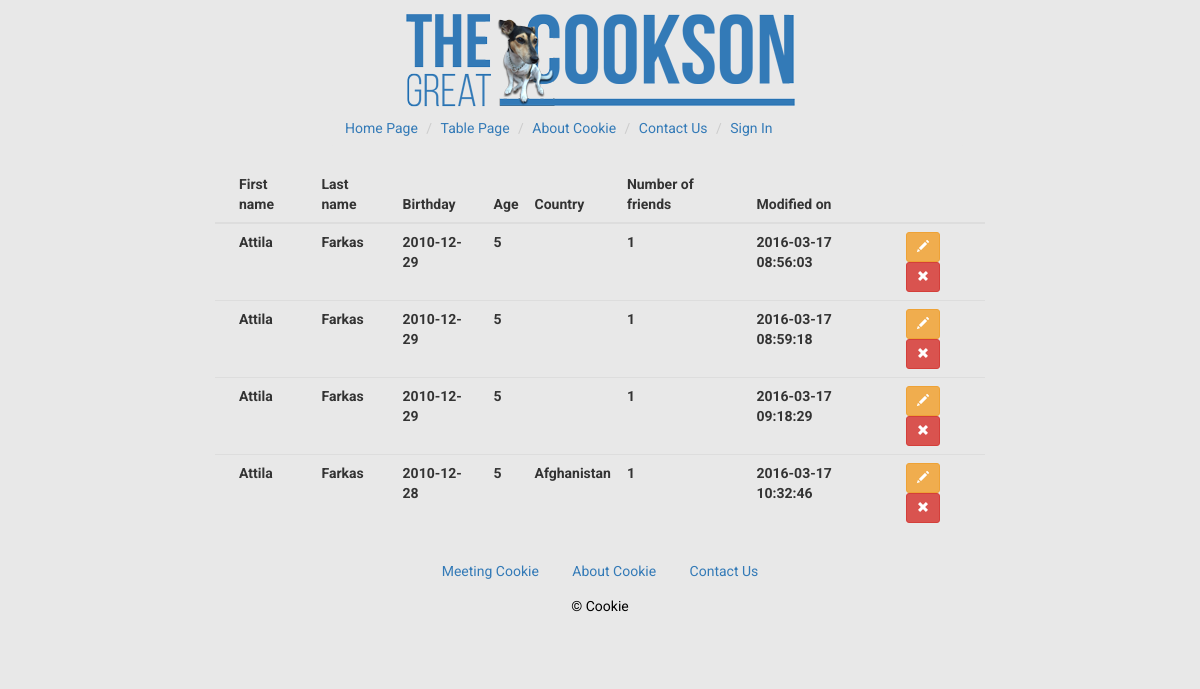
Page /page.php?p=table on the committed database.
### tables this page shows
CREATE TABLE IF NOT EXISTS `form_data` (
  `id` int(2) NOT NULL AUTO_INCREMENT,
  `first_name` varchar(50) NOT NULL,
  `last_name` varchar(50) NOT NULL,
  `birthday` date NOT NULL,
  `age` int(2) NOT NULL,
  `country` varchar(50) NOT NULL,
  `number_of_friends` int(2) NOT NULL,
  `modified_on` timestamp NOT NULL DEFAULT CURRENT_TIMESTAMP ON UPDATE CURRENT_TIMESTAMP,
  PRIMARY KEY (`id`)
);

### classes/post.php (called while the page is built, shortened)
<?php
require_once('database.php');
function get_form_data($rowID = false) {
	global $dbh;
	try {
		if ($rowID) {
			$stmt = $dbh->prepare("SELECT * FROM `form_data` WHERE `id`=" . $rowID);
		} else {
			$stmt = $dbh->prepare("SELECT * FROM `form_data`");
		}
	    $stmt->execute();
		$all_form_data = $stmt->fetchAll(PDO::FETCH_ASSOC);
		return $all_form_data;
	} catch (PDOException $e) {
		$error = $e->getMessage();
		$fp = file_put_contents( 'log/php-database-errors.log', print_r( $error, true ) );
		return false;
	}
}
?>

### page/table.php (the view, shortened to what this page needs)
<?php
require_once('classes/post.php');
$form_data = get_form_data();
?>
<div class="row">
	<div class="col-md-8 col-md-offset-2">
		<form action="" method="post" name="edittable">
			<table class="table table-stripe table-hover" id="edittable">
				<thead>
					<tr>
						<?php foreach ($form_data[0] as $key => $value): ?>
							<th>
								<?php if ($key != 'id') echo ucfirst(str_replace('_', ' ', $key)); ?>
							</th>
						<?php endforeach ?>
						<th></th>
					</tr>
				</thead>
				<tbody class="">
					<?php foreach ($form_data as $rownumber => $rowdata): ?>
						<tr>
							<?php foreach ($rowdata as $key => $value): ?>
								<th><?php if ($key != 'id') echo $value; ?></th>
							<?php endforeach ?>
							<td>
								<a href="page.php?p=edit-table&rowid=<?php echo $rowdata['id']; ?>" data-id="<?php echo $rowdata['id']; ?>" class="btn btn-warning btn-edit btn-sm" id="edit-rowID"><span class="glyphicon glyphicon-pencil" aria-hidden="true"></span></a>
								<a href="#" role="button" data-id="<?php echo $rowdata['id']; ?>" class="btn btn-danger btn-delete btn-sm"><span class="glyphicon glyphicon-remove" aria-hidden="true"></span></a>
							</td>
						</tr>
					<?php endforeach ?>
				</tbody>
			</table>
		</form>
	</div>
</div>

### header.php (shortened to what this page needs)
<!DOCTYPE html>
<html>
	<head>
		<link rel="stylesheet" href="assets/css/style.css" type="text/css" />
		<link rel="stylesheet" href="assets/css/bootstrap.min.css" type="text/css">
		<link rel="stylesheet" href="assets/css/bootstrap-datepicker.min.css" type="text/css">
	</head>
	<header>
		<div class="header-bar">
			<nav class="header-navigation">
				<div class="container" id="header-bar">
					<div class="col-md-12 cookie-logo">
						<a href="page.php?p=form"><img src="assets/img/cookie-logo.png" alt=""></a>
					</div>
					<div class="col-md-7 navigation-links">
						<ol class="breadcrumb">
							<li class=""><a href="page.php?p=form">Home Page</a></li>
							<li><a href="page.php?p=table">Table Page</a></li>
							<li><a href="page.php?p=about">About Cookie</a></li>
							<li><a href="page.php?p=contact">Contact Us</a></li>
							<li><a href="page.php?p=sign-in">Sign In</a></li>
						</ol>
					</div>
				</div>
			</nav>
		</div>
	</header>
	<body>
		<div class="container-fluid">

### page.php (shortened to what this page needs)
<?php
if (isset($_GET['p'])) {
	$page = $_GET['p'];
} else {
	$page = '404';
}
include_once('header.php');
switch ($page) {
	case 'table':
		include('page/table.php');
		break;
}
include_once('footer.php');
?>

### footer.php (shortened to what this page needs)
				<footer class="footer">
						<div class="col-md-12">
							<ul>
								<li class="li-inline"><a href="">Meeting Cookie</a></li>
								<li class="li-inline"><a href="page.php?p=about">About Cookie</a></li>
								<li class="li-inline"><a href="page.php?p=contact">Contact Us</a></li>
								<p>&copy; Cookie</p>
							</ul>
						</div>
				</footer>
			</div>
	</body>
</html>

### assets/css/style.css (style rules this page uses)
html * { font-family: "Roboto" !important; }
.breadcrumb { background-color: #E8E8E8 !important; }
.col-md-12.cookie-logo { text-align: center; margin-top: 10px; }
.col-md-7.navigation-links { margin: 0 auto; left: 25%; }
.glyphicon { font-family: 'Glyphicons Halflings' !important; }
.footer p { margin: 0; margin-top: 15px; }
.footer ul { list-style: none; height: 100px; margin-top: 30px; }
.footer ul li { margin: 15px; }
.footer { color: #000; text-align: center; }
ol, ul { margin: 0; padding: 0; margin-bottom: 0px !important; }
.li-inline { display: inline; }
.table { margin-top: 20px; margin-bottom: 0 !important; }

### rows in the picture
form_data: first_name "Attila", last_name "Farkas", birthday "2010-12-29", age "5", number_of_friends "1", modified_on "2016-03-17 08:56:03"
form_data: first_name "Attila", last_name "Farkas", birthday "2010-12-29", age "5", number_of_friends "1", modified_on "2016-03-17 08:59:18"
form_data: first_name "Attila", last_name "Farkas", birthday "2010-12-29", age "5", number_of_friends "1", modified_on "2016-03-17 09:18:29"
form_data: first_name "Attila", last_name "Farkas", birthday "2010-12-28", age "5", country "Afghanistan", number_of_friends "1", modified_on "2016-03-17 10:32:46"

### other values in the picture
str_replace('_', ' ', $key) "First name"
str_replace('_', ' ', $key) "Last name"
str_replace('_', ' ', $key) "Birthday"
str_replace('_', ' ', $key) "Age"
str_replace('_', ' ', $key) "Country"
str_replace('_', ' ', $key) "Number of friends"
str_replace('_', ' ', $key) "Modified on"
